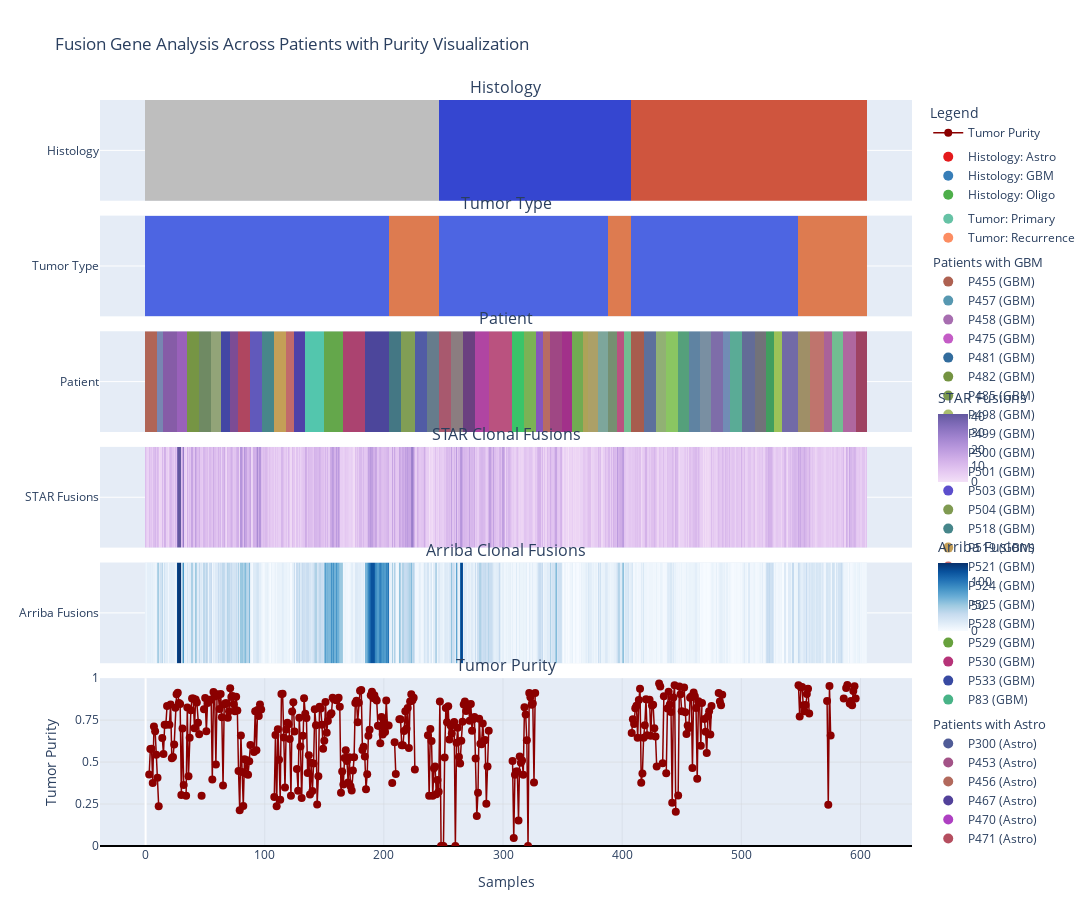

Notebook code for this chart:
### Code cell
from fcg import plots
importlib.reload(plots)
fig = plots.create_interactive_fusion_heatmap(merged)
fig.show()

### Figure 1 — Plotly figure (JSON) as saved in the notebook; plotly's stock layout.template omitted (floating-point values rounded to 4 significant figures; data arrays with more than 128 entries replaced by an {"elided": "..."} marker saying what was removed)
{"data": [{"colorscale": [[0, "#e41a1c"], [0.3333, "#377eb8"], [0.6667, "#4daf4a"]], "hoverinfo": "text", "showscale": false, "text": {"elided": "1x606 str values"}, "type": "heatmap", "x": {"elided": "606 int values"}, "xaxis": "x", "y": ["Histology"], "yaxis": "y", "z": {"elided": "1x606 int values"}, "zmax": 2.5, "zmin": -0.5}, {"colorscale": [[0, "#66c2a5"], [0.5, "#fc8d62"]], "hoverinfo": "text", "showscale": false, "text": {"elided": "1x606 str values"}, "type": "heatmap", "x": {"elided": "606 int values"}, "xaxis": "x2", "y": ["Tumor Type"], "yaxis": "y2", "z": {"elided": "1x606 int values"}, "zmax": 1.5, "zmin": -0.5}, {"colorscale": [[0, "#505c97"], [0.01695, "#9cc64a"], [0.0339, "#a35387"], [0.05085, "#ae6151"], [0.0678, "#b2695c"], [0.08475, "#5798b1"], [0.1017, "#a76db0"], [0.1186, "#52419a"], [0.1356, "#953f55"], [0.1525, "#c88f41"], [0.1695, "#ae40c2"], [0.1864, "#b54e5f"], [0.2034, "#c45cc6"], [0.2203, "#326c9d"], [0.2373, "#749341"], [0.2542, "#7c9a4d"], [0.2712, "#4759aa"], [0.2881, "#a9bd6d"], [0.3051, "#3945a4"], [0.322, "#6e4ea3"], [0.339, "#bf454c"], [0.3559, "#5c4ecc"], [0.3729, "#7f9a51"], [0.3898, "#8dbc6f"], [0.4068, "#b6589e"], [0.4237, "#35c56b"], [0.4407, "#7ab154"], [0.4576, "#8bc660"], [0.4746, "#73be91"], [0.4915, "#46868a"], [0.5085, "#c59f57"], [0.5254, "#52a07c"], [0.5424, "#c6686a"], [0.5593, "#ae67a2"], [0.5763, "#473ea8"], [0.5932, "#525fa5"], [0.6102, "#53d2ae"], [0.6271, "#67a13d"], [0.6441, "#b63378"], [0.661, "#384aa2"], [0.678, "#9559c2"], [0.6949, "#528d9a"], [0.7119, "#d16254"], [0.7288, "#913f92"], [0.7458, "#a82c87"], [0.7627, "#68b1ab"], [0.7797, "#8653a8"], [0.7966, "#69a3bb"], [0.8136, "#53af85"], [0.8305, "#6b4ba0"], [0.8475, "#b93e42"], [0.8644, "#4b8f97"], [0.8814, "#3ba73e"], [0.8983, "#94ad5f"], [0.9153, "#a1d053"], [0.9322, "#b4815b"], [0.9492, "#a5b971"], [0.9661, "#5c95bf"], [0.9831, "#854491"], [1, "#48b387"]], "hoverinfo": "text", "showscale": false, "text": {"elided": "1x606 str values"}, "type": "heatmap", "x": {"elided": "606 int values"}, "xaxis": "x3", "y": ["Patient"], "yaxis": "y3", "z": {"elided": "1x606 int values"}, "zmax": 59.5, "zmin": -0.5}, {"colorbar": {"len": 0.15, "title": {"text": "STAR Fusions"}, "y": 0.55, "yanchor": "middle"}, "colorscale": [[0, "rgb(243, 224, 247)"], [0.1667, "rgb(228, 199, 241)"], [0.3333, "rgb(209, 175, 232)"], [0.5, "rgb(185, 152, 221)"], [0.6667, "rgb(159, 130, 206)"], [0.8333, "rgb(130, 109, 186)"], [1, "rgb(99, 88, 159)"]], "hoverinfo": "text", "showscale": true, "text": {"elided": "1x606 str values"}, "type": "heatmap", "x": {"elided": "606 int values"}, "xaxis": "x4", "y": ["STAR Fusions"], "yaxis": "y4", "z": {"elided": "1x606 int values"}}, {"colorbar": {"len": 0.15, "title": {"text": "Arriba Fusions"}, "y": 0.35, "yanchor": "middle"}, "colorscale": [[0, "rgb(247,251,255)"], [0.125, "rgb(222,235,247)"], [0.25, "rgb(198,219,239)"], [0.375, "rgb(158,202,225)"], [0.5, "rgb(107,174,214)"], [0.625, "rgb(66,146,198)"], [0.75, "rgb(33,113,181)"], [0.875, "rgb(8,81,156)"], [1, "rgb(8,48,107)"]], "hoverinfo": "text", "showscale": true, "text": {"elided": "1x606 str values"}, "type": "heatmap", "x": {"elided": "606 int values"}, "xaxis": "x5", "y": ["Arriba Fusions"], "yaxis": "y5", "z": {"elided": "1x606 int values"}}, {"hoverinfo": "text", "line": {"color": "darkred", "width": 1.5}, "marker": {"color": "darkred", "size": 8}, "mode": "lines+markers", "name": "Tumor Purity", "text": {"elided": "606 str values"}, "type": "scatter", "x": {"elided": "606 int values"}, "xaxis": "x6", "y": {"elided": "606 float values"}, "yaxis": "y6"}, {"legendgroup": "histology", "marker": {"color": "#e41a1c", "size": 10}, "mode": "markers", "name": "Histology: Astro", "showlegend": true, "type": "scatter", "x": [null], "y": [null]}, {"legendgroup": "histology", "marker": {"color": "#377eb8", "size": 10}, "mode": "markers", "name": "Histology: GBM", "showlegend": true, "type": "scatter", "x": [null], "y": [null]}, {"legendgroup": "histology", "marker": {"color": "#4daf4a", "size": 10}, "mode": "markers", "name": "Histology: Oligo", "showlegend": true, "type": "scatter", "x": [null], "y": [null]}, {"legendgroup": "tumor", "marker": {"color": "#66c2a5", "size": 10}, "mode": "markers", "name": "Tumor: Primary", "showlegend": true, "type": "scatter", "x": [null], "y": [null]}, {"legendgroup": "tumor", "marker": {"color": "#fc8d62", "size": 10}, "mode": "markers", "name": "Tumor: Recurrence", "showlegend": true, "type": "scatter", "x": [null], "y": [null]}, {"legendgroup": "patients_GBM", "legendgrouptitle": {"text": "Patients with GBM"}, "marker": {"color": "#ae6151", "size": 10}, "mode": "markers", "name": "P455 (GBM)", "showlegend": true, "type": "scatter", "x": [null], "y": [null]}, {"legendgroup": "patients_GBM", "legendgrouptitle": {"text": "Patients with GBM"}, "marker": {"color": "#5798b1", "size": 10}, "mode": "markers", "name": "P457 (GBM)", "showlegend": true, "type": "scatter", "x": [null], "y": [null]}, {"legendgroup": "patients_GBM", "legendgrouptitle": {"text": "Patients with GBM"}, "marker": {"color": "#a76db0", "size": 10}, "mode": "markers", "name": "P458 (GBM)", "showlegend": true, "type": "scatter", "x": [null], "y": [null]}, {"legendgroup": "patients_GBM", "legendgrouptitle": {"text": "Patients with GBM"}, "marker": {"color": "#c45cc6", "size": 10}, "mode": "markers", "name": "P475 (GBM)", "showlegend": true, "type": "scatter", "x": [null], "y": [null]}, {"legendgroup": "patients_GBM", "legendgrouptitle": {"text": "Patients with GBM"}, "marker": {"color": "#326c9d", "size": 10}, "mode": "markers", "name": "P481 (GBM)", "showlegend": true, "type": "scatter", "x": [null], "y": [null]}, {"legendgroup": "patients_GBM", "legendgrouptitle": {"text": "Patients with GBM"}, "marker": {"color": "#749341", "size": 10}, "mode": "markers", "name": "P482 (GBM)", "showlegend": true, "type": "scatter", "x": [null], "y": [null]}, {"legendgroup": "patients_GBM", "legendgrouptitle": {"text": "Patients with GBM"}, "marker": {"color": "#7c9a4d", "size": 10}, "mode": "markers", "name": "P485 (GBM)", "showlegend": true, "type": "scatter", "x": [null], "y": [null]}, {"legendgroup": "patients_GBM", "legendgrouptitle": {"text": "Patients with GBM"}, "marker": {"color": "#a9bd6d", "size": 10}, "mode": "markers", "name": "P498 (GBM)", "showlegend": true, "type": "scatter", "x": [null], "y": [null]}, {"legendgroup": "patients_GBM", "legendgrouptitle": {"text": "Patients with GBM"}, "marker": {"color": "#3945a4", "size": 10}, "mode": "markers", "name": "P499 (GBM)", "showlegend": true, "type": "scatter", "x": [null], "y": [null]}, {"legendgroup": "patients_GBM", "legendgrouptitle": {"text": "Patients with GBM"}, "marker": {"color": "#6e4ea3", "size": 10}, "mode": "markers", "name": "P500 (GBM)", "showlegend": true, "type": "scatter", "x": [null], "y": [null]}, {"legendgroup": "patients_GBM", "legendgrouptitle": {"text": "Patients with GBM"}, "marker": {"color": "#bf454c", "size": 10}, "mode": "markers", "name": "P501 (GBM)", "showlegend": true, "type": "scatter", "x": [null], "y": [null]}, {"legendgroup": "patients_GBM", "legendgrouptitle": {"text": "Patients with GBM"}, "marker": {"color": "#5c4ecc", "size": 10}, "mode": "markers", "name": "P503 (GBM)", "showlegend": true, "type": "scatter", "x": [null], "y": [null]}, {"legendgroup": "patients_GBM", "legendgrouptitle": {"text": "Patients with GBM"}, "marker": {"color": "#7f9a51", "size": 10}, "mode": "markers", "name": "P504 (GBM)", "showlegend": true, "type": "scatter", "x": [null], "y": [null]}, {"legendgroup": "patients_GBM", "legendgrouptitle": {"text": "Patients with GBM"}, "marker": {"color": "#46868a", "size": 10}, "mode": "markers", "name": "P518 (GBM)", "showlegend": true, "type": "scatter", "x": [null], "y": [null]}, {"legendgroup": "patients_GBM", "legendgrouptitle": {"text": "Patients with GBM"}, "marker": {"color": "#c59f57", "size": 10}, "mode": "markers", "name": "P519 (GBM)", "showlegend": true, "type": "scatter", "x": [null], "y": [null]}, {"legendgroup": "patients_GBM", "legendgrouptitle": {"text": "Patients with GBM"}, "marker": {"color": "#c6686a", "size": 10}, "mode": "markers", "name": "P521 (GBM)", "showlegend": true, "type": "scatter", "x": [null], "y": [null]}, {"legendgroup": "patients_GBM", "legendgrouptitle": {"text": "Patients with GBM"}, "marker": {"color": "#473ea8", "size": 10}, "mode": "markers", "name": "P524 (GBM)", "showlegend": true, "type": "scatter", "x": [null], "y": [null]}, {"legendgroup": "patients_GBM", "legendgrouptitle": {"text": "Patients with GBM"}, "marker": {"color": "#525fa5", "size": 10}, "mode": "markers", "name": "P525 (GBM)", "showlegend": true, "type": "scatter", "x": [null], "y": [null]}, {"legendgroup": "patients_GBM", "legendgrouptitle": {"text": "Patients with GBM"}, "marker": {"color": "#53d2ae", "size": 10}, "mode": "markers", "name": "P528 (GBM)", "showlegend": true, "type": "scatter", "x": [null], "y": [null]}, {"legendgroup": "patients_GBM", "legendgrouptitle": {"text": "Patients with GBM"}, "marker": {"color": "#67a13d", "size": 10}, "mode": "markers", "name": "P529 (GBM)", "showlegend": true, "type": "scatter", "x": [null], "y": [null]}, {"legendgroup": "patients_GBM", "legendgrouptitle": {"text": "Patients with GBM"}, "marker": {"color": "#b63378", "size": 10}, "mode": "markers", "name": "P530 (GBM)", "showlegend": true, "type": "scatter", "x": [null], "y": [null]}, {"legendgroup": "patients_GBM", "legendgrouptitle": {"text": "Patients with GBM"}, "marker": {"color": "#384aa2", "size": 10}, "mode": "markers", "name": "P533 (GBM)", "showlegend": true, "type": "scatter", "x": [null], "y": [null]}, {"legendgroup": "patients_GBM", "legendgrouptitle": {"text": "Patients with GBM"}, "marker": {"color": "#48b387", "size": 10}, "mode": "markers", "name": "P83 (GBM)", "showlegend": true, "type": "scatter", "x": [null], "y": [null]}, {"legendgroup": "patients_Astro", "legendgrouptitle": {"text": "Patients with Astro"}, "marker": {"color": "#505c97", "size": 10}, "mode": "markers", "name": "P300 (Astro)", "showlegend": true, "type": "scatter", "x": [null], "y": [null]}, {"legendgroup": "patients_Astro", "legendgrouptitle": {"text": "Patients with Astro"}, "marker": {"color": "#a35387", "size": 10}, "mode": "markers", "name": "P453 (Astro)", "showlegend": true, "type": "scatter", "x": [null], "y": [null]}, {"legendgroup": "patients_Astro", "legendgrouptitle": {"text": "Patients with Astro"}, "marker": {"color": "#b2695c", "size": 10}, "mode": "markers", "name": "P456 (Astro)", "showlegend": true, "type": "scatter", "x": [null], "y": [null]}, {"legendgroup": "patients_Astro", "legendgrouptitle": {"text": "Patients with Astro"}, "marker": {"color": "#52419a", "size": 10}, "mode": "markers", "name": "P467 (Astro)", "showlegend": true, "type": "scatter", "x": [null], "y": [null]}, {"legendgroup": "patients_Astro", "legendgrouptitle": {"text": "Patients with Astro"}, "marker": {"color": "#ae40c2", "size": 10}, "mode": "markers", "name": "P470 (Astro)", "showlegend": true, "type": "scatter", "x": [null], "y": [null]}, {"legendgroup": "patients_Astro", "legendgrouptitle": {"text": "Patients with Astro"}, "marker": {"color": "#b54e5f", "size": 10}, "mode": "markers", "name": "P471 (Astro)", "showlegend": true, "type": "scatter", "x": [null], "y": [null]}, {"legendgroup": "patients_Astro", "legendgrouptitle": {"text": "Patients with Astro"}, "marker": {"color": "#35c56b", "size": 10}, "mode": "markers", "name": "P507 (Astro)", "showlegend": true, "type": "scatter", "x": [null], "y": [null]}, {"legendgroup": "patients_Astro", "legendgrouptitle": {"text": "Patients with Astro"}, "marker": {"color": "#7ab154", "size": 10}, "mode": "markers", "name": "P508 (Astro)", "showlegend": true, "type": "scatter", "x": [null], "y": [null]}, {"legendgroup": "patients_Astro", "legendgrouptitle": {"text": "Patients with Astro"}, "marker": {"color": "#73be91", "size": 10}, "mode": "markers", "name": "P516 (Astro)", "showlegend": true, "type": "scatter", "x": [null], "y": [null]}, {"legendgroup": "patients_Astro", "legendgrouptitle": {"text": "Patients with Astro"}, "marker": {"color": "#9559c2", "size": 10}, "mode": "markers", "name": "P535 (Astro)", "showlegend": true, "type": "scatter", "x": [null], "y": [null]}, {"legendgroup": "patients_Astro", "legendgrouptitle": {"text": "Patients with Astro"}, "marker": {"color": "#d16254", "size": 10}, "mode": "markers", "name": "P544 (Astro)", "showlegend": true, "type": "scatter", "x": [null], "y": [null]}, {"legendgroup": "patients_Astro", "legendgrouptitle": {"text": "Patients with Astro"}, "marker": {"color": "#913f92", "size": 10}, "mode": "markers", "name": "P545 (Astro)", "showlegend": true, "type": "scatter", "x": [null], "y": [null]}, {"legendgroup": "patients_Astro", "legendgrouptitle": {"text": "Patients with Astro"}, "marker": {"color": "#a82c87", "size": 10}, "mode": "markers", "name": "P547 (Astro)", "showlegend": true, "type": "scatter", "x": [null], "y": [null]}, {"legendgroup": "patients_Astro", "legendgrouptitle": {"text": "Patients with Astro"}, "marker": {"color": "#94ad5f", "size": 10}, "mode": "markers", "name": "P559 (Astro)", "showlegend": true, "type": "scatter", "x": [null], "y": [null]}, {"legendgroup": "patients_Astro", "legendgrouptitle": {"text": "Patients with Astro"}, "marker": {"color": "#b4815b", "size": 10}, "mode": "markers", "name": "P561 (Astro)", "showlegend": true, "type": "scatter", "x": [null], "y": [null]}, {"legendgroup": "patients_Astro", "legendgrouptitle": {"text": "Patients with Astro"}, "marker": {"color": "#a5b971", "size": 10}, "mode": "markers", "name": "P562 (Astro)", "showlegend": true, "type": "scatter", "x": [null], "y": [null]}, {"legendgroup": "patients_Astro", "legendgrouptitle": {"text": "Patients with Astro"}, "marker": {"color": "#5c95bf", "size": 10}, "mode": "markers", "name": "P563 (Astro)", "showlegend": true, "type": "scatter", "x": [null], "y": [null]}, {"legendgroup": "patients_Oligo", "legendgrouptitle": {"text": "Patients with Oligo"}, "marker": {"color": "#9cc64a", "size": 10}, "mode": "markers", "name": "P450 (Oligo)", "showlegend": true, "type": "scatter", "x": [null], "y": [null]}, {"legendgroup": "patients_Oligo", "legendgrouptitle": {"text": "Patients with Oligo"}, "marker": {"color": "#953f55", "size": 10}, "mode": "markers", "name": "P468 (Oligo)", "showlegend": true, "type": "scatter", "x": [null], "y": [null]}, {"legendgroup": "patients_Oligo", "legendgrouptitle": {"text": "Patients with Oligo"}, "marker": {"color": "#c88f41", "size": 10}, "mode": "markers", "name": "P469 (Oligo)", "showlegend": true, "type": "scatter", "x": [null], "y": [null]}, {"legendgroup": "patients_Oligo", "legendgrouptitle": {"text": "Patients with Oligo"}, "marker": {"color": "#4759aa", "size": 10}, "mode": "markers", "name": "P490 (Oligo)", "showlegend": true, "type": "scatter", "x": [null], "y": [null]}, {"legendgroup": "patients_Oligo", "legendgrouptitle": {"text": "Patients with Oligo"}, "marker": {"color": "#8dbc6f", "size": 10}, "mode": "markers", "name": "P505 (Oligo)", "showlegend": true, "type": "scatter", "x": [null], "y": [null]}, {"legendgroup": "patients_Oligo", "legendgrouptitle": {"text": "Patients with Oligo"}, "marker": {"color": "#b6589e", "size": 10}, "mode": "markers", "name": "P506 (Oligo)", "showlegend": true, "type": "scatter", "x": [null], "y": [null]}, {"legendgroup": "patients_Oligo", "legendgrouptitle": {"text": "Patients with Oligo"}, "marker": {"color": "#8bc660", "size": 10}, "mode": "markers", "name": "P510 (Oligo)", "showlegend": true, "type": "scatter", "x": [null], "y": [null]}, {"legendgroup": "patients_Oligo", "legendgrouptitle": {"text": "Patients with Oligo"}, "marker": {"color": "#52a07c", "size": 10}, "mode": "markers", "name": "P520 (Oligo)", "showlegend": true, "type": "scatter", "x": [null], "y": [null]}, {"legendgroup": "patients_Oligo", "legendgrouptitle": {"text": "Patients with Oligo"}, "marker": {"color": "#ae67a2", "size": 10}, "mode": "markers", "name": "P522 (Oligo)", "showlegend": true, "type": "scatter", "x": [null], "y": [null]}, {"legendgroup": "patients_Oligo", "legendgrouptitle": {"text": "Patients with Oligo"}, "marker": {"color": "#528d9a", "size": 10}, "mode": "markers", "name": "P543 (Oligo)", "showlegend": true, "type": "scatter", "x": [null], "y": [null]}, {"legendgroup": "patients_Oligo", "legendgrouptitle": {"text": "Patients with Oligo"}, "marker": {"color": "#68b1ab", "size": 10}, "mode": "markers", "name": "P548 (Oligo)", "showlegend": true, "type": "scatter", "x": [null], "y": [null]}, {"legendgroup": "patients_Oligo", "legendgrouptitle": {"text": "Patients with Oligo"}, "marker": {"color": "#8653a8", "size": 10}, "mode": "markers", "name": "P549 (Oligo)", "showlegend": true, "type": "scatter", "x": [null], "y": [null]}, {"legendgroup": "patients_Oligo", "legendgrouptitle": {"text": "Patients with Oligo"}, "marker": {"color": "#69a3bb", "size": 10}, "mode": "markers", "name": "P550 (Oligo)", "showlegend": true, "type": "scatter", "x": [null], "y": [null]}, {"legendgroup": "patients_Oligo", "legendgrouptitle": {"text": "Patients with Oligo"}, "marker": {"color": "#53af85", "size": 10}, "mode": "markers", "name": "P551 (Oligo)", "showlegend": true, "type": "scatter", "x": [null], "y": [null]}, {"legendgroup": "patients_Oligo", "legendgrouptitle": {"text": "Patients with Oligo"}, "marker": {"color": "#6b4ba0", "size": 10}, "mode": "markers", "name": "P552 (Oligo)", "showlegend": true, "type": "scatter", "x": [null], "y": [null]}, {"legendgroup": "patients_Oligo", "legendgrouptitle": {"text": "Patients with Oligo"}, "marker": {"color": "#b93e42", "size": 10}, "mode": "markers", "name": "P556 (Oligo)", "showlegend": true, "type": "scatter", "x": [null], "y": [null]}, {"legendgroup": "patients_Oligo", "legendgrouptitle": {"text": "Patients with Oligo"}, "marker": {"color": "#4b8f97", "size": 10}, "mode": "markers", "name": "P557 (Oligo)", "showlegend": true, "type": "scatter", "x": [null], "y": [null]}, {"legendgroup": "patients_Oligo", "legendgrouptitle": {"text": "Patients with Oligo"}, "marker": {"color": "#3ba73e", "size": 10}, "mode": "markers", "name": "P558 (Oligo)", "showlegend": true, "type": "scatter", "x": [null], "y": [null]}, {"legendgroup": "patients_Oligo", "legendgrouptitle": {"text": "Patients with Oligo"}, "marker": {"color": "#a1d053", "size": 10}, "mode": "markers", "name": "P560 (Oligo)", "showlegend": true, "type": "scatter", "x": [null], "y": [null]}, {"legendgroup": "patients_Oligo", "legendgrouptitle": {"text": "Patients with Oligo"}, "marker": {"color": "#854491", "size": 10}, "mode": "markers", "name": "P568 (Oligo)", "showlegend": true, "type": "scatter", "x": [null], "y": [null]}], "layout": {"annotations": [{"font": {"size": 16}, "showarrow": false, "text": "Histology", "x": 0.5, "xanchor": "center", "xref": "paper", "y": 1, "yanchor": "bottom", "yref": "paper"}, {"font": {"size": 16}, "showarrow": false, "text": "Tumor Type", "x": 0.5, "xanchor": "center", "xref": "paper", "y": 0.845, "yanchor": "bottom", "yref": "paper"}, {"font": {"size": 16}, "showarrow": false, "text": "Patient", "x": 0.5, "xanchor": "center", "xref": "paper", "y": 0.69, "yanchor": "bottom", "yref": "paper"}, {"font": {"size": 16}, "showarrow": false, "text": "STAR Clonal Fusions", "x": 0.5, "xanchor": "center", "xref": "paper", "y": 0.535, "yanchor": "bottom", "yref": "paper"}, {"font": {"size": 16}, "showarrow": false, "text": "Arriba Clonal Fusions", "x": 0.5, "xanchor": "center", "xref": "paper", "y": 0.38, "yanchor": "bottom", "yref": "paper"}, {"font": {"size": 16}, "showarrow": false, "text": "Tumor Purity", "x": 0.5, "xanchor": "center", "xref": "paper", "y": 0.225, "yanchor": "bottom", "yref": "paper"}], "height": 900, "legend": {"groupclick": "toggleitem", "title": {"text": "Legend"}, "tracegroupgap": 5}, "margin": {"b": 50, "l": 100, "r": 50, "t": 100}, "title": {"text": "Fusion Gene Analysis Across Patients with Purity Visualization"}, "width": 1200, "xaxis": {"anchor": "y", "domain": [0, 1], "matches": "x6", "showticklabels": false, "visible": false}, "xaxis2": {"anchor": "y2", "domain": [0, 1], "matches": "x6", "showticklabels": false, "visible": false}, "xaxis3": {"anchor": "y3", "domain": [0, 1], "matches": "x6", "showticklabels": false, "visible": false}, "xaxis4": {"anchor": "y4", "domain": [0, 1], "matches": "x6", "showticklabels": false, "visible": false}, "xaxis5": {"anchor": "y5", "domain": [0, 1], "matches": "x6", "showticklabels": false, "visible": false}, "xaxis6": {"anchor": "y6", "domain": [0, 1], "gridcolor": "rgba(0,0,0,0.1)", "gridwidth": 0.5, "showgrid": true, "title": {"text": "Samples"}}, "yaxis": {"anchor": "x", "domain": [0.865, 1]}, "yaxis2": {"anchor": "x2", "domain": [0.71, 0.845]}, "yaxis3": {"anchor": "x3", "domain": [0.555, 0.69]}, "yaxis4": {"anchor": "x4", "domain": [0.4, 0.535]}, "yaxis5": {"anchor": "x5", "domain": [0.245, 0.38]}, "yaxis6": {"anchor": "x6", "domain": [0, 0.225], "gridcolor": "lightgrey", "gridwidth": 0.5, "range": [0, 1], "tickvals": [0, 0.25, 0.5, 0.75, 1], "title": {"text": "Tumor Purity"}, "zeroline": true, "zerolinecolor": "black"}}}
